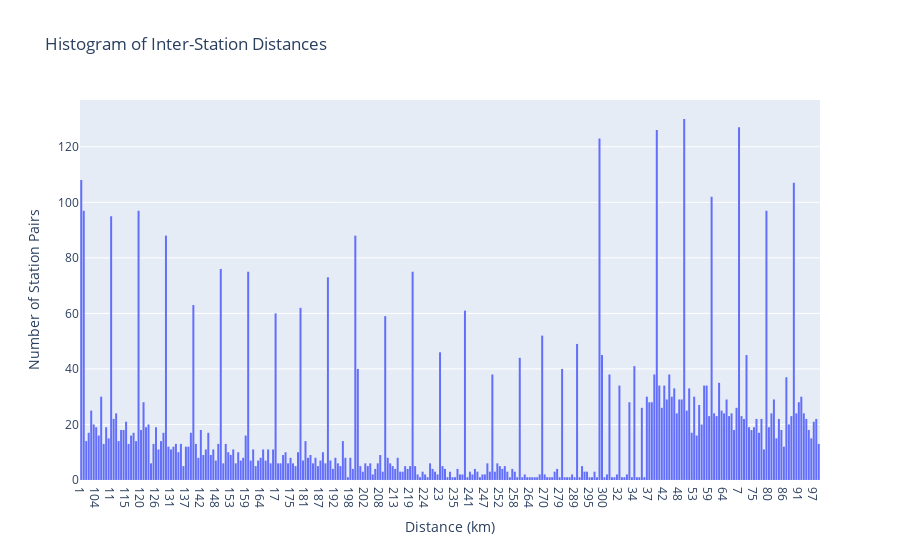

The cell this chart's notebook holds for it:
### Markdown cell above
Plot a histogram of inter-station distances run by trains.

### Code cell
df = pd.DataFrame(db.execute("""
    SELECT distance 
    FROM station_connections
    WHERE distance IS NOT NULL
    ORDER BY distance
    """).fetchall(), columns=['distance'])

fig = px.histogram(
    df, 
    x='distance', 
    nbins=50,
    title='Histogram of Inter-Station Distances',
    labels={'distance': 'Distance (km)', 'count': 'Frequency'}
)
fig.update_layout(
    xaxis_title='Distance (km)',
    yaxis_title='Number of Station Pairs'
)
fig.show()

### Figure 1 — Plotly figure (JSON) as saved in the notebook; plotly's stock layout.template omitted (floating-point values rounded to 4 significant figures; data arrays with more than 128 entries replaced by an {"elided": "..."} marker saying what was removed)
{"data": [{"bingroup": "x", "hovertemplate": "Distance (km)=%{x}<br>count=%{y}<extra></extra>", "legendgroup": "", "marker": {"color": "#636efa", "pattern": {"shape": ""}}, "name": "", "nbinsx": 50, "orientation": "v", "showlegend": false, "type": "histogram", "x": {"elided": "5534 str values"}, "xaxis": "x", "yaxis": "y"}], "layout": {"barmode": "relative", "legend": {"tracegroupgap": 0}, "title": {"text": "Histogram of Inter-Station Distances"}, "xaxis": {"anchor": "y", "domain": [0, 1], "title": {"text": "Distance (km)"}}, "yaxis": {"anchor": "x", "domain": [0, 1], "title": {"text": "Number of Station Pairs"}}}}
